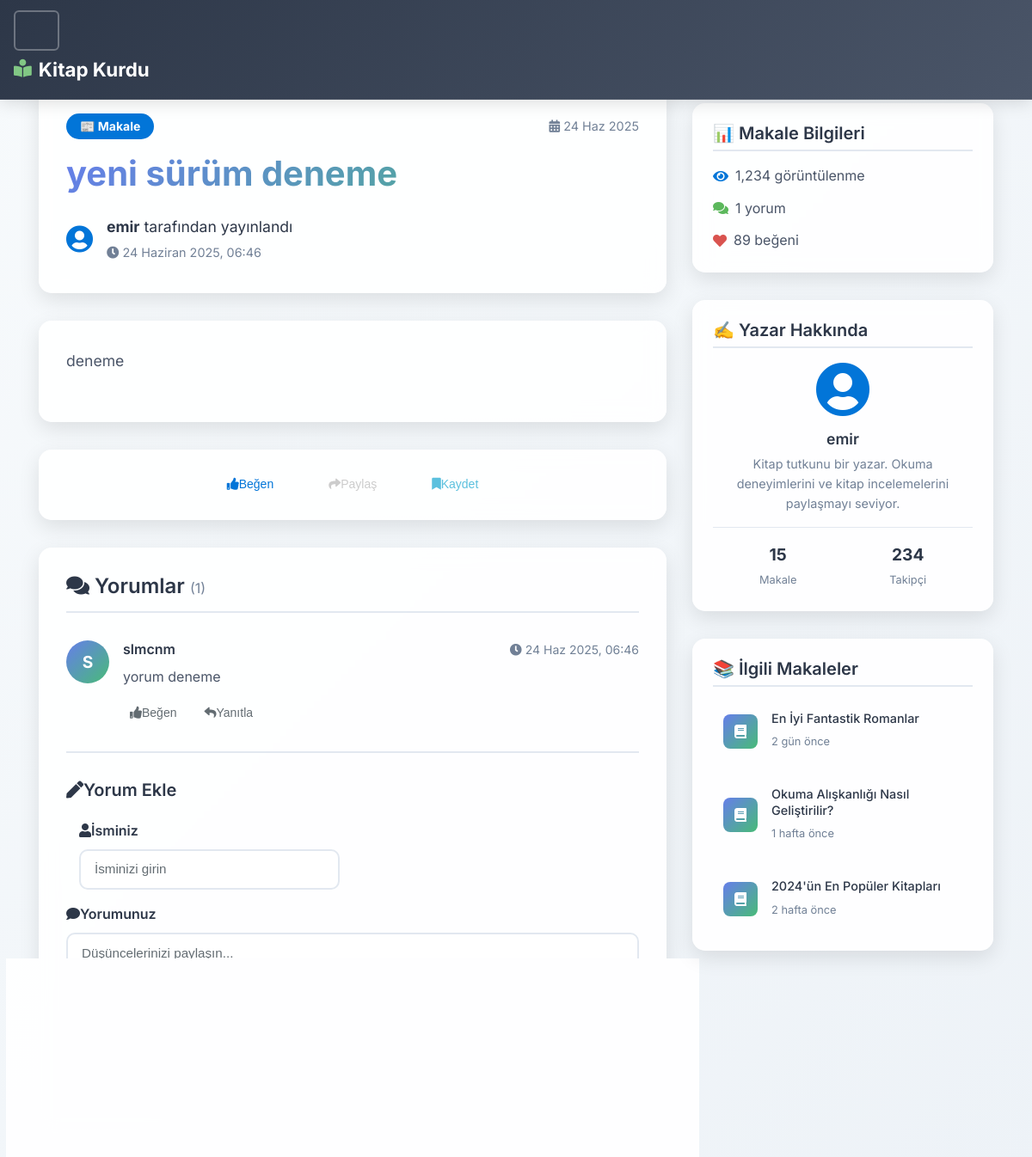
The app's page /articles/article/1 with its own data.
### article/models.py (models this page shows, shortened)
class Article(models.Model):
    author = models.ForeignKey("auth.User",on_delete = models.CASCADE,verbose_name = "Yazar ")
    title = models.CharField(max_length = 50,verbose_name = "Başlık")
    content = RichTextField()
    created_date = models.DateTimeField(auto_now_add=True,verbose_name="Oluşturulma Tarihi")
    article_image = models.FileField(blank = True,null = True,verbose_name="Makaleye Fotoğraf Ekleyin")
    class Meta:
        ordering = ['-created_date']

class Comment(models.Model):
    article = models.ForeignKey(Article,on_delete = models.CASCADE,verbose_name = "Makale",related_name="comments")
    comment_author = models.CharField(max_length = 50,verbose_name = "İsim")
    comment_content = models.CharField(max_length = 200,verbose_name = "Yorum")
    comment_date = models.DateTimeField(auto_now_add=True)
    class Meta:
        ordering = ['-comment_date']

### article/views.py (the view)
# urls.py: path('article/<int:id>',views.detail,name = "detail"),
def detail(request,id):
    article = get_object_or_404(Article,id = id)
    comments = article.comments.all()
    return render(request,"detail.html",{"article":article,"comments":comments})

### templates/detail.html (shortened to what this page needs)
{% extends "layout.html" %}
{% block body %}
<div class="row">
    <div class="col-lg-8">
        <div class="article-header">
            <div class="article-meta">
                <span class="badge badge-primary article-badge">📰 Makale</span>
                <span class="article-date">
                    <i class="fas fa-calendar-alt me-1"></i>
                    {{ article.created_date|date:"d M Y" }}
                </span>
            </div>
            <h1 class="article-title">{{ article.title }}</h1>
            <div class="author-info">
                <div class="author-avatar">
                    <i class="fas fa-user-circle fa-2x text-primary"></i>
                </div>
                <div class="author-details">
                    <p class="author-name">
                        <strong>{{ article.author.username }}</strong> tarafından yayınlandı
                    </p>
                    <p class="publish-time">
                        <i class="fas fa-clock me-1"></i>
                        {{ article.created_date|date:"d F Y, H:i" }}
                    </p>
                </div>
            </div>
        </div>
        <div class="article-content">
            <div class="content-body">
                {{ article.content|safe }}
            </div>
        </div>
        <div class="article-actions">
            <div class="action-buttons">
                <button class="btn btn-outline-primary btn-sm">
                    <i class="fas fa-thumbs-up me-1"></i>Beğen
                </button>
                <button class="btn btn-outline-secondary btn-sm">
                    <i class="fas fa-share me-1"></i>Paylaş
                </button>
                <button class="btn btn-outline-info btn-sm">
                    <i class="fas fa-bookmark me-1"></i>Kaydet
                </button>
            </div>
        </div>
        <div class="comments-section">
            <div class="comments-header">
                <h4 class="comments-title">
                    <i class="fas fa-comments me-2"></i>
                    Yorumlar
                    <span class="comment-count">({{ comments|length }})</span>
                </h4>
            </div>
            <div class="comments-list">
                {% if comments %}
                    {% for comment in comments %}
                        <div class="comment-item">
                            <div class="comment-avatar">
                                <div class="avatar-circle">
                                    {{ comment.comment_author|first|upper }}
                                </div>
                            </div>
                            <div class="comment-content">
                                <div class="comment-header">
                                    <h6 class="comment-author">{{ comment.comment_author }}</h6>
                                    <span class="comment-time">
                                        <i class="fas fa-clock me-1"></i>
                                        {{ comment.comment_date|date:"d M Y, H:i" }}
                                    </span>
                                </div>
                                <p class="comment-text">{{ comment.comment_content }}</p>
                                <div class="comment-actions">
                                    <button class="btn btn-link btn-sm text-muted">
                                        <i class="fas fa-thumbs-up me-1"></i>Beğen
                                    </button>
                                    <button class="btn btn-link btn-sm text-muted">
                                        <i class="fas fa-reply me-1"></i>Yanıtla
                                    </button>
                                </div>
                            </div>
                        </div>
                    {% endfor %}
                {% endif %}
            </div>
            <div class="add-comment-section">
                <div class="comment-form-header">
                    <h5 class="form-title">
                        <i class="fas fa-pen me-2"></i>Yorum Ekle
                    </h5>
                </div>
                <form method="post" action="{% url 'article:comment' article.id %}" class="comment-form">
                    <div class="form-row">
                        <div class="form-group col-md-6">
                            <label for="comment_author" class="form-label">
                                <i class="fas fa-user me-1"></i>İsminiz
                            </label>
                            <input name="comment_author"
                                   type="text"
                                   class="form-control"
                                   id="comment_author"
                                   placeholder="İsminizi girin"
                                   required>
                        </div>
                    </div>
                    <div class="form-group">
                        <label for="comment_content" class="form-label">
                            <i class="fas fa-comment me-1"></i>Yorumunuz
                        </label>
                        <textarea name="comment_content"
                                  class="form-control"
                                  id="comment_content"
                                  rows="4"
                                  placeholder="Düşüncelerinizi paylaşın..."
                                  required></textarea>
                        <small class="form-text text-muted">
                        </small>
                    </div>
                    <div class="form-submit">
                        <button type="submit" class="btn btn-primary btn-lg">
                            <i class="fas fa-paper-plane me-2"></i>
                        </button>
                    </div>
                </form>
            </div>
        </div>
    </div>
    <div class="col-lg-4">
        <div class="sidebar">
            <div class="sidebar-card">
                <h5 class="sidebar-title">📊 Makale Bilgileri</h5>
                <div class="article-stats">
                    <div class="stat-item">
                        <i class="fas fa-eye text-primary"></i>
                        <span>1,234 görüntülenme</span>
                    </div>
                    <div class="stat-item">
                        <i class="fas fa-comments text-success"></i>
                        <span>{{ comments|length }} yorum</span>
                    </div>
                    <div class="stat-item">
                        <i class="fas fa-heart text-danger"></i>
                        <span>89 beğeni</span>
                    </div>
                </div>
            </div>
            <div class="sidebar-card">
                <h5 class="sidebar-title">✍️ Yazar Hakkında</h5>
                <div class="author-card">
                    <div class="author-avatar-large">
                        <i class="fas fa-user-circle fa-4x text-primary"></i>
                    </div>
                    <h6 class="author-name">{{ article.author.username }}</h6>
                    <p class="author-bio">
                        Kitap tutkunu bir yazar. Okuma deneyimlerini
                        ve kitap incelemelerini paylaşmayı seviyor.
                    </p>
                    <div class="author-stats">
                        <div class="stat">
                            <strong>15</strong>
                            <small>Makale</small>
                        </div>
                        <div class="stat">
                            <strong>234</strong>
                            <small>Takipçi</small>
                        </div>
                    </div>
                </div>
            </div>
            <div class="sidebar-card">
                <h5 class="sidebar-title">📚 İlgili Makaleler</h5>
                <div class="related-articles">
                    <div class="related-item">
                        <div class="related-image">
                            <i class="fas fa-book"></i>
                        </div>
                        <div class="related-content">
                            <h6 class="related-title">En İyi Fantastik Romanlar</h6>
                            <small class="related-date">2 gün önce</small>
                        </div>
                    </div>
                    <div class="related-item">
                        <div class="related-image">
                            <i class="fas fa-book"></i>
                        </div>
                        <div class="related-content">
                            <h6 class="related-title">Okuma Alışkanlığı Nasıl Geliştirilir?</h6>
                            <small class="related-date">1 hafta önce</small>
                        </div>
                    </div>
                    <div class="related-item">
                        <div class="related-image">
                            <i class="fas fa-book"></i>
                        </div>
                        <div class="related-content">
                            <h6 class="related-title">2024'ün En Popüler Kitapları</h6>
                            <small class="related-date">2 hafta önce</small>
                        </div>
                    </div>
                </div>
            </div>
        </div>
    </div>
</div>
{% endblock body %}

### templates/layout.html (style rules this page uses)
:root { --primary-color: #667eea; --primary-dark: #5a67d8; --secondary-color: #718096; --success-color: #48bb78; --warning-color: #ed8936; --danger-color: #f56565; --info-color: #4299e1; --light-bg: #f7fafc; --dark-text: #2d3748; --muted-text: #718096; --border-color: #e2e8f0; --shadow: 0 4px 6px -1px rgba(0, 0, 0, 0.1); --shadow-lg: 0 10px 15px -3px rgba(0, 0, 0, 0.1); --border-radius: 12px; }
body { font-family: 'Inter', -apple-system, BlinkMacSystemFont, 'Segoe UI', Roboto, sans-serif; background: linear-gradient(135deg, #f7fafc 0%, #edf2f7 100%); color: var(--dark-text); line-height: 1.6; min-height: 100vh; }
.btn { border-radius: 10px; font-weight: 500; padding: 0.6rem 1.5rem; transition: all 0.3s ease; border: none; position: relative; overflow: hidden; text-transform: none; }
.btn::before { content: ''; position: absolute; top: 50%; left: 50%; width: 0; height: 0; background: rgba(255, 255, 255, 0.2); border-radius: 50%; transform: translate(-50%, -50%); transition: width 0.4s ease, height 0.4s ease; }
.btn-primary { background: linear-gradient(135deg, var(--primary-color), var(--primary-dark)); box-shadow: 0 4px 14px rgba(102, 126, 234, 0.25); }
.form-control { border: 2px solid var(--border-color); border-radius: 10px; padding: 0.75rem 1rem; background: rgba(255, 255, 255, 0.8); transition: all 0.3s ease; font-size: 0.95rem; }

### records on screen
Article: created_date "24 Haz 2025", title "yeni sürüm deneme", author.username "emir", created_date "24 Haziran 2025, 06:46", content "deneme"
Comment: comment_author|first "S", comment_author "slmcnm", comment_date "24 Haz 2025, 06:46", comment_content "yorum deneme"

### other values on screen
{{ comments|length }} "1"
